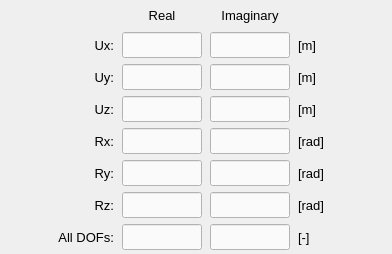
           <widget class="QFrame" name="frame_3">
            <property name="font">
             <font>
              <pointsize>10</pointsize>
             </font>
            </property>
            <property name="frameShape">
             <enum>QFrame::NoFrame</enum>
            </property>
            <property name="frameShadow">
             <enum>QFrame::Raised</enum>
            </property>
            <layout class="QGridLayout" name="gridLayout_8">
             <property name="leftMargin">
              <number>4</number>
             </property>
             <property name="topMargin">
              <number>4</number>
             </property>
             <property name="rightMargin">
              <number>4</number>
             </property>
             <property name="bottomMargin">
              <number>4</number>
             </property>
             <property name="horizontalSpacing">
              <number>8</number>
             </property>
             <item row="1" column="0">
              <spacer name="horizontalSpacer_5">
               <property name="orientation">
                <enum>Qt::Horizontal</enum>
               </property>
               <property name="sizeHint" stdset="0">
                <size>
                 <width>40</width>
                 <height>20</height>
                </size>
               </property>
              </spacer>
             </item>
             <item row="0" column="3">
              <widget class="QLabel" name="label_20">
               <property name="minimumSize">
                <size>
                 <width>80</width>
                 <height>22</height>
                </size>
               </property>
               <property name="maximumSize">
                <size>
                 <width>80</width>
                 <height>22</height>
                </size>
               </property>
               <property name="font">
                <font>
                 <pointsize>10</pointsize>
                </font>
               </property>
               <property name="text">
                <string>Imaginary</string>
               </property>
               <property name="alignment">
                <set>Qt::AlignCenter</set>
               </property>
              </widget>
             </item>
             <item row="1" column="1">
              <widget class="QLabel" name="label_6">
               <property name="minimumSize">
                <size>
                 <width>70</width>
                 <height>26</height>
                </size>
               </property>
               <property name="maximumSize">
                <size>
                 <width>70</width>
                 <height>26</height>
                </size>
               </property>
               <property name="font">
                <font>
                 <pointsize>10</pointsize>
                </font>
               </property>
               <property name="styleSheet">
                <string notr="true"/>
               </property>
               <property name="text">
                <string>Ux:</string>
               </property>
               <property name="alignment">
                <set>Qt::AlignRight|Qt::AlignTrailing|Qt::AlignVCenter</set>
               </property>
              </widget>
             </item>
             <item row="1" column="2">
              <widget class="QLineEdit" name="lineEdit_real_ux">
               <property name="minimumSize">
                <size>
                 <width>80</width>
                 <height>26</height>
                </size>
               </property>
               <property name="maximumSize">
                <size>
                 <width>80</width>
                 <height>26</height>
                </size>
               </property>
               <property name="font">
                <font>
                 <pointsize>10</pointsize>
                 <weight>50</weight>
                 <bold>false</bold>
                </font>
               </property>
               <property name="styleSheet">
                <string notr="true">QLineEdit{color: rgb(0, 0, 0); background-color: rgb(250, 250, 250)}
QLineEdit:disabled{color: rgb(100, 100, 100); background-color: rgb(240, 240, 240)}</string>
               </property>
               <property name="text">
                <string/>
               </property>
               <property name="alignment">
                <set>Qt::AlignCenter</set>
               </property>
              </widget>
             </item>
             <item row="1" column="3">
              <widget class="QLineEdit" name="lineEdit_imag_ux">
               <property name="minimumSize">
                <size>
                 <width>80</width>
                 <height>26</height>
                </size>
               </property>
               <property name="maximumSize">
                <size>
                 <width>80</width>
                 <height>26</height>
                </size>
               </property>
               <property name="font">
                <font>
                 <pointsize>10</pointsize>
                 <weight>50</weight>
                 <bold>false</bold>
                </font>
               </property>
               <property name="styleSheet">
                <string notr="true">QLineEdit{color: rgb(0, 0, 0); background-color: rgb(250, 250, 250)}
QLineEdit:disabled{color: rgb(100, 100, 100); background-color: rgb(240, 240, 240)}</string>
               </property>
               <property name="alignment">
                <set>Qt::AlignCenter</set>
               </property>
              </widget>
             </item>
             <item row="1" column="4">
              <widget class="QLabel" name="label_13">
               <property name="minimumSize">
                <size>
                 <width>50</width>
                 <height>26</height>
                </size>
               </property>
               <property name="maximumSize">
                <size>
                 <width>50</width>
                 <height>26</height>
                </size>
               </property>
               <property name="font">
                <font>
                 <pointsize>10</pointsize>
                 <weight>50</weight>
                 <italic>false</italic>
                 <bold>false</bold>
                </font>
               </property>
               <property name="text">
                <string>[m]</string>
               </property>
               <property name="alignment">
                <set>Qt::AlignLeading|Qt::AlignLeft|Qt::AlignVCenter</set>
               </property>
              </widget>
             </item>
             <item row="2" column="1">
              <widget class="QLabel" name="label_7">
               <property name="minimumSize">
                <size>
                 <width>70</width>
                 <height>26</height>
                </size>
               </property>
               <property name="maximumSize">
                <size>
                 <width>70</width>
                 <height>26</height>
                </size>
               </property>
               <property name="font">
                <font>
                 <pointsize>10</pointsize>
                </font>
               </property>
               <property name="text">
                <string>Uy:</string>
               </property>
               <property name="alignment">
                <set>Qt::AlignRight|Qt::AlignTrailing|Qt::AlignVCenter</set>
               </property>
              </widget>
             </item>
             <item row="2" column="3">
              <widget class="QLineEdit" name="lineEdit_imag_uy">
               <property name="minimumSize">
                <size>
                 <width>80</width>
                 <height>26</height>
                </size>
               </property>
               <property name="maximumSize">
                <size>
                 <width>80</width>
                 <height>26</height>
                </size>
               </property>
               <property name="font">
                <font>
                 <pointsize>10</pointsize>
                 <weight>50</weight>
                 <bold>false</bold>
                </font>
               </property>
               <property name="styleSheet">
                <string notr="true">QLineEdit{color: rgb(0, 0, 0); background-color: rgb(250, 250, 250)}
QLineEdit:disabled{color: rgb(100, 100, 100); background-color: rgb(240, 240, 240)}</string>
               </property>
               <property name="alignment">
                <set>Qt::AlignCenter</set>
               </property>
              </widget>
             </item>
             <item row="2" column="4">
              <widget class="QLabel" name="label_14">
               <property name="minimumSize">
                <size>
                 <width>50</width>
                 <height>26</height>
                </size>
               </property>
               <property name="maximumSize">
                <size>
                 <width>50</width>
                 <height>26</height>
                </size>
               </property>
               <property name="font">
                <font>
                 <pointsize>10</pointsize>
                 <weight>50</weight>
                 <italic>false</italic>
                 <bold>false</bold>
                </font>
               </property>
               <property name="text">
                <string>[m]</string>
               </property>
               <property name="alignment">
                <set>Qt::AlignLeading|Qt::AlignLeft|Qt::AlignVCenter</set>
               </property>
              </widget>
             </item>
             <item row="2" column="2">
              <widget class="QLineEdit" name="lineEdit_real_uy">
               <property name="minimumSize">
                <size>
                 <width>80</width>
                 <height>26</height>
                </size>
               </property>
               <property name="maximumSize">
                <size>
                 <width>80</width>
                 <height>26</height>
                </size>
               </property>
               <property name="font">
                <font>
                 <pointsize>10</pointsize>
                 <weight>50</weight>
                 <bold>false</bold>
                </font>
               </property>
               <property name="styleSheet">
                <string notr="true">QLineEdit{color: rgb(0, 0, 0); background-color: rgb(250, 250, 250)}
QLineEdit:disabled{color: rgb(100, 100, 100); background-color: rgb(240, 240, 240)}</string>
               </property>
               <property name="alignment">
                <set>Qt::AlignCenter</set>
               </property>
              </widget>
             </item>
             <item row="3" column="1">
              <widget class="QLabel" name="label_8">
               <property name="minimumSize">
                <size>
                 <width>70</width>
                 <height>26</height>
                </size>
               </property>
               <property name="maximumSize">
                <size>
                 <width>70</width>
                 <height>26</height>
                </size>
               </property>
               <property name="font">
                <font>
                 <pointsize>10</pointsize>
                </font>
               </property>
               <property name="text">
                <string>Uz:</string>
               </property>
               <property name="alignment">
                <set>Qt::AlignRight|Qt::AlignTrailing|Qt::AlignVCenter</set>
               </property>
              </widget>
             </item>
             <item row="0" column="2">
              <widget class="QLabel" name="label_4">
               <property name="minimumSize">
                <size>
                 <width>80</width>
                 <height>22</height>
                </size>
               </property>
               <property name="maximumSize">
                <size>
                 <width>80</width>
                 <height>22</height>
                </size>
               </property>
               <property name="font">
                <font>
                 <pointsize>10</pointsize>
                </font>
               </property>
               <property name="text">
                <string>Real</string>
               </property>
               <property name="alignment">
                <set>Qt::AlignCenter</set>
               </property>
              </widget>
             </item>
             <item row="5" column="4">
              <widget class="QLabel" name="label_17">
               <property name="minimumSize">
                <size>
                 <width>50</width>
                 <height>26</height>
                </size>
               </property>
               <property name="maximumSize">
                <size>
                 <width>50</width>
                 <height>26</height>
                </size>
               </property>
               <property name="font">
                <font>
                 <pointsize>10</pointsize>
                 <weight>50</weight>
                 <italic>false</italic>
                 <bold>false</bold>
                </font>
               </property>
               <property name="text">
                <string>[rad]</string>
               </property>
               <property name="alignment">
                <set>Qt::AlignLeading|Qt::AlignLeft|Qt::AlignVCenter</set>
               </property>
              </widget>
             </item>
             <item row="5" column="3">
              <widget class="QLineEdit" name="lineEdit_imag_ry">
               <property name="minimumSize">
                <size>
                 <width>80</width>
                 <height>26</height>
                </size>
               </property>
               <property name="maximumSize">
                <size>
                 <width>80</width>
                 <height>26</height>
                </size>
               </property>
               <property name="font">
                <font>
                 <pointsize>10</pointsize>
                 <weight>50</weight>
                 <bold>false</bold>
                </font>
               </property>
               <property name="styleSheet">
                <string notr="true">QLineEdit{color: rgb(0, 0, 0); background-color: rgb(250, 250, 250)}
QLineEdit:disabled{color: rgb(100, 100, 100); background-color: rgb(240, 240, 240)}</string>
               </property>
               <property name="alignment">
                <set>Qt::AlignCenter</set>
               </property>
              </widget>
             </item>
             <item row="6" column="1">
              <widget class="QLabel" name="label_9">
               <property name="minimumSize">
                <size>
                 <width>70</width>
                 <height>26</height>
                </size>
               </property>
               <property name="maximumSize">
                <size>
                 <width>70</width>
                 <height>26</height>
                </size>
               </property>
               <property name="font">
                <font>
                 <pointsize>10</pointsize>
                </font>
               </property>
               <property name="text">
                <string>Rz:</string>
               </property>
               <property name="alignment">
                <set>Qt::AlignRight|Qt::AlignTrailing|Qt::AlignVCenter</set>
               </property>
              </widget>
             </item>
             <item row="6" column="4">
              <widget class="QLabel" name="label_15">
               <property name="minimumSize">
                <size>
                 <width>50</width>
                 <height>26</height>
                </size>
               </property>
               <property name="maximumSize">
                <size>
                 <width>50</width>
                 <height>26</height>
                </size>
               </property>
               <property name="font">
                <font>
                 <pointsize>10</pointsize>
                 <weight>50</weight>
                 <italic>false</italic>
                 <bold>false</bold>
                </font>
               </property>
               <property name="text">
                <string>[rad]</string>
               </property>
               <property name="alignment">
                <set>Qt::AlignLeading|Qt::AlignLeft|Qt::AlignVCenter</set>
               </property>
              </widget>
             </item>
             <item row="6" column="2">
              <widget class="QLineEdit" name="lineEdit_real_rz">
               <property name="minimumSize">
                <size>
                 <width>80</width>
                 <height>26</height>
                </size>
               </property>
               <property name="maximumSize">
                <size>
                 <width>80</width>
                 <height>26</height>
                </size>
               </property>
               <property name="font">
                <font>
                 <pointsize>10</pointsize>
                 <weight>50</weight>
                 <bold>false</bold>
                </font>
               </property>
               <property name="styleSheet">
                <string notr="true">QLineEdit{color: rgb(0, 0, 0); background-color: rgb(250, 250, 250)}
QLineEdit:disabled{color: rgb(100, 100, 100); background-color: rgb(240, 240, 240)}</string>
               </property>
               <property name="alignment">
                <set>Qt::AlignCenter</set>
               </property>
              </widget>
             </item>
             <item row="6" column="3">
              <widget class="QLineEdit" name="lineEdit_imag_rz">
               <property name="minimumSize">
                <size>
                 <width>80</width>
                 <height>26</height>
                </size>
               </property>
               <property name="maximumSize">
                <size>
                 <width>80</width>
                 <height>26</height>
                </size>
               </property>
               <property name="font">
                <font>
                 <pointsize>10</pointsize>
                 <weight>50</weight>
                 <bold>false</bold>
                </font>
               </property>
               <property name="styleSheet">
                <string notr="true">QLineEdit{color: rgb(0, 0, 0); background-color: rgb(250, 250, 250)}
QLineEdit:disabled{color: rgb(100, 100, 100); background-color: rgb(240, 240, 240)}</string>
               </property>
               <property name="alignment">
                <set>Qt::AlignCenter</set>
               </property>
              </widget>
             </item>
             <item row="7" column="1">
              <widget class="QLabel" name="label_18">
               <property name="minimumSize">
                <size>
                 <width>70</width>
                 <height>26</height>
                </size>
               </property>
               <property name="maximumSize">
                <size>
                 <width>70</width>
                 <height>26</height>
                </size>
               </property>
               <property name="font">
                <font>
                 <pointsize>10</pointsize>
                </font>
               </property>
               <property name="text">
                <string>All DOFs:</string>
               </property>
               <property name="alignment">
                <set>Qt::AlignRight|Qt::AlignTrailing|Qt::AlignVCenter</set>
               </property>
              </widget>
             </item>
             <item row="7" column="3">
              <widget class="QLineEdit" name="lineEdit_imag_alldofs">
               <property name="minimumSize">
                <size>
                 <width>80</width>
                 <height>26</height>
                </size>
               </property>
               <property name="maximumSize">
                <size>
                 <width>80</width>
                 <height>26</height>
                </size>
               </property>
               <property name="font">
                <font>
                 <pointsize>10</pointsize>
                 <weight>50</weight>
                 <bold>false</bold>
                </font>
               </property>
               <property name="styleSheet">
                <string notr="true">QLineEdit{color: rgb(0, 0, 0); background-color: rgb(250, 250, 250)}
QLineEdit:disabled{color: rgb(100, 100, 100); background-color: rgb(240, 240, 240)}</string>
               </property>
               <property name="alignment">
                <set>Qt::AlignCenter</set>
               </property>
              </widget>
             </item>
             <item row="7" column="2">
              <widget class="QLineEdit" name="lineEdit_real_alldofs">
               <property name="minimumSize">
                <size>
                 <width>80</width>
                 <height>26</height>
                </size>
               </property>
               <property name="maximumSize">
                <size>
                 <width>80</width>
                 <height>26</height>
                </size>
               </property>
               <property name="font">
                <font>
                 <pointsize>10</pointsize>
                 <weight>50</weight>
                 <bold>false</bold>
                </font>
               </property>
               <property name="styleSheet">
                <string notr="true">QLineEdit{color: rgb(0, 0, 0); background-color: rgb(250, 250, 250)}
QLineEdit:disabled{color: rgb(100, 100, 100); background-color: rgb(240, 240, 240)}</string>
               </property>
               <property name="alignment">
                <set>Qt::AlignCenter</set>
               </property>
              </widget>
             </item>
             <item row="7" column="4">
              <widget class="QLabel" name="label_27">
               <property name="minimumSize">
                <size>
                 <width>50</width>
                 <height>26</height>
                </size>
               </property>
               <property name="maximumSize">
                <size>
                 <width>50</width>
                 <height>26</height>
                </size>
               </property>
               <property name="font">
                <font>
                 <pointsize>10</pointsize>
                 <weight>50</weight>
                 <italic>false</italic>
                 <bold>false</bold>
                </font>
               </property>
               <property name="text">
                <string>[-]</string>
               </property>
               <property name="alignment">
                <set>Qt::AlignLeading|Qt::AlignLeft|Qt::AlignVCenter</set>
               </property>
              </widget>
             </item>
             <item row="3" column="2">
              <widget class="QLineEdit" name="lineEdit_real_uz">
               <property name="minimumSize">
                <size>
                 <width>80</width>
                 <height>26</height>
                </size>
               </property>
               <property name="maximumSize">
                <size>
                 <width>80</width>
                 <height>26</height>
                </size>
               </property>
               <property name="font">
                <font>
                 <pointsize>10</pointsize>
                 <weight>50</weight>
                 <bold>false</bold>
                </font>
               </property>
               <property name="styleSheet">
                <string notr="true">QLineEdit{color: rgb(0, 0, 0); background-color: rgb(250, 250, 250)}
QLineEdit:disabled{color: rgb(100, 100, 100); background-color: rgb(240, 240, 240)}</string>
               </property>
               <property name="alignment">
                <set>Qt::AlignCenter</set>
               </property>
              </widget>
             </item>
             <item row="3" column="3">
              <widget class="QLineEdit" name="lineEdit_imag_uz">
               <property name="minimumSize">
                <size>
                 <width>80</width>
                 <height>26</height>
                </size>
               </property>
               <property name="maximumSize">
                <size>
                 <width>80</width>
                 <height>26</height>
                </size>
               </property>
               <property name="font">
                <font>
                 <pointsize>10</pointsize>
                 <weight>50</weight>
                 <bold>false</bold>
                </font>
               </property>
               <property name="styleSheet">
                <string notr="true">QLineEdit{color: rgb(0, 0, 0); background-color: rgb(250, 250, 250)}
QLineEdit:disabled{color: rgb(100, 100, 100); background-color: rgb(240, 240, 240)}</string>
               </property>
               <property name="alignment">
                <set>Qt::AlignCenter</set>
               </property>
              </widget>
             </item>
             <item row="3" column="4">
              <widget class="QLabel" name="label_21">
               <property name="minimumSize">
                <size>
                 <width>50</width>
                 <height>26</height>
                </size>
               </property>
               <property name="maximumSize">
                <size>
                 <width>50</width>
                 <height>26</height>
                </size>
               </property>
               <property name="font">
                <font>
                 <pointsize>10</pointsize>
                 <weight>50</weight>
                 <italic>false</italic>
                 <bold>false</bold>
                </font>
               </property>
               <property name="text">
                <string>[m]</string>
               </property>
               <property name="alignment">
                <set>Qt::AlignLeading|Qt::AlignLeft|Qt::AlignVCenter</set>
               </property>
              </widget>
             </item>
             <item row="4" column="1">
              <widget class="QLabel" name="label_10">
               <property name="minimumSize">
                <size>
                 <width>70</width>
                 <height>26</height>
                </size>
               </property>
               <property name="maximumSize">
                <size>
                 <width>70</width>
                 <height>26</height>
                </size>
               </property>
               <property name="font">
                <font>
                 <pointsize>10</pointsize>
                </font>
               </property>
               <property name="text">
                <string>Rx:</string>
               </property>
               <property name="alignment">
                <set>Qt::AlignRight|Qt::AlignTrailing|Qt::AlignVCenter</set>
               </property>
              </widget>
             </item>
             <item row="4" column="2">
              <widget class="QLineEdit" name="lineEdit_real_rx">
               <property name="minimumSize">
                <size>
                 <width>80</width>
                 <height>26</height>
                </size>
               </property>
               <property name="maximumSize">
                <size>
                 <width>80</width>
                 <height>26</height>
                </size>
               </property>
               <property name="font">
                <font>
                 <pointsize>10</pointsize>
                 <weight>50</weight>
                 <bold>false</bold>
                </font>
               </property>
               <property name="styleSheet">
                <string notr="true">QLineEdit{color: rgb(0, 0, 0); background-color: rgb(250, 250, 250)}
QLineEdit:disabled{color: rgb(100, 100, 100); background-color: rgb(240, 240, 240)}</string>
               </property>
               <property name="alignment">
                <set>Qt::AlignCenter</set>
               </property>
              </widget>
             </item>
             <item row="4" column="3">
              <widget class="QLineEdit" name="lineEdit_imag_rx">
               <property name="minimumSize">
                <size>
                 <width>80</width>
                 <height>26</height>
                </size>
               </property>
               <property name="maximumSize">
                <size>
                 <width>80</width>
                 <height>26</height>
                </size>
               </property>
               <property name="font">
                <font>
                 <pointsize>10</pointsize>
                 <weight>50</weight>
                 <bold>false</bold>
                </font>
               </property>
               <property name="styleSheet">
                <string notr="true">QLineEdit{color: rgb(0, 0, 0); background-color: rgb(250, 250, 250)}
QLineEdit:disabled{color: rgb(100, 100, 100); background-color: rgb(240, 240, 240)}</string>
               </property>
               <property name="alignment">
                <set>Qt::AlignCenter</set>
               </property>
              </widget>
             </item>
             <item row="4" column="4">
              <widget class="QLabel" name="label_16">
               <property name="minimumSize">
                <size>
                 <width>50</width>
                 <height>26</height>
                </size>
               </property>
               <property name="maximumSize">
                <size>
                 <width>50</width>
                 <height>26</height>
                </size>
               </property>
               <property name="font">
                <font>
                 <pointsize>10</pointsize>
                 <weight>50</weight>
                 <italic>false</italic>
                 <bold>false</bold>
                </font>
               </property>
               <property name="text">
                <string>[rad]</string>
               </property>
               <property name="alignment">
                <set>Qt::AlignLeading|Qt::AlignLeft|Qt::AlignVCenter</set>
               </property>
              </widget>
             </item>
             <item row="5" column="1">
              <widget class="QLabel" name="label_11">
               <property name="minimumSize">
                <size>
                 <width>70</width>
                 <height>26</height>
                </size>
               </property>
               <property name="maximumSize">
                <size>
                 <width>70</width>
                 <height>26</height>
                </size>
               </property>
               <property name="font">
                <font>
                 <pointsize>10</pointsize>
                </font>
               </property>
               <property name="text">
                <string>Ry:</string>
               </property>
               <property name="alignment">
                <set>Qt::AlignRight|Qt::AlignTrailing|Qt::AlignVCenter</set>
               </property>
              </widget>
             </item>
             <item row="5" column="2">
              <widget class="QLineEdit" name="lineEdit_real_ry">
               <property name="minimumSize">
                <size>
                 <width>80</width>
                 <height>26</height>
                </size>
               </property>
               <property name="maximumSize">
                <size>
                 <width>80</width>
                 <height>26</height>
                </size>
               </property>
               <property name="font">
                <font>
                 <pointsize>10</pointsize>
                 <weight>50</weight>
                 <bold>false</bold>
                </font>
               </property>
               <property name="styleSheet">
                <string notr="true">QLineEdit{color: rgb(0, 0, 0); background-color: rgb(250, 250, 250)}
QLineEdit:disabled{color: rgb(100, 100, 100); background-color: rgb(240, 240, 240)}</string>
               </property>
               <property name="alignment">
                <set>Qt::AlignCenter</set>
               </property>
              </widget>
             </item>
             <item row="1" column="5">
              <spacer name="horizontalSpacer_6">
               <property name="orientation">
                <enum>Qt::Horizontal</enum>
               </property>
               <property name="sizeHint" stdset="0">
                <size>
                 <width>40</width>
                 <height>20</height>
                </size>
               </property>
              </spacer>
             </item>
            </layout>
           </widget>
